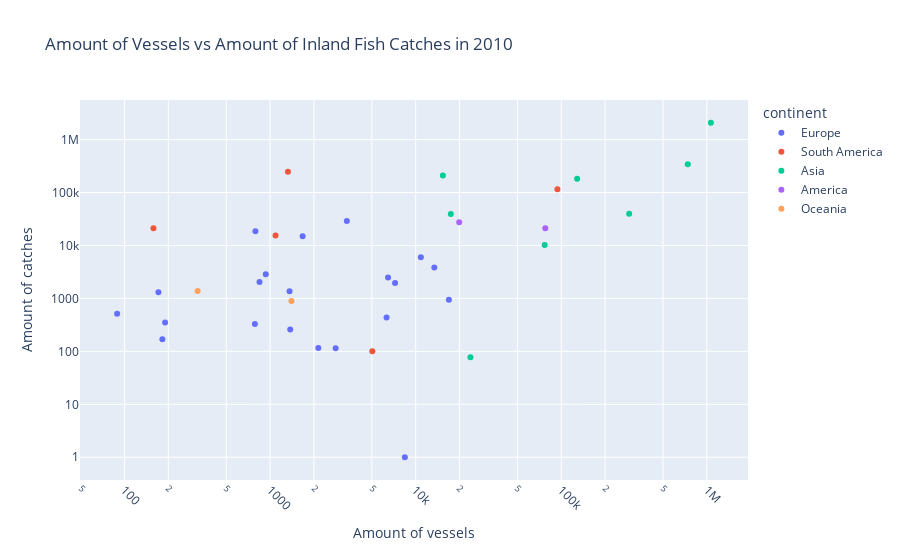

Notebook source saved alongside this figure:
### Markdown cell above
Jakob Scatter Plot:

### Code cell
# Functions:
# Function for Bar Chart
def create_casual_chart(data, title, year_filter):
    # set Filter to 2010
    filtered_Data = data[data['timePeriod'] == year_filter]

    # Scatter Plot using plotly.express
    fig = px.bar(filtered_Data, x='country', y='absolute_value', 
                    title=title,
                    labels={'Time_Period': 'Time Period (Years)', 'absolute_value': 'Amount of vessels'})
    # logahritmic scale:
    fig.update_yaxes(type='log')
    fig.update_layout(
        xaxis=dict(tickangle=45)  # Rotates x-axis labels by 45 degrees
    )
    # Show the plot
    fig.show()

# Determining continent:
def load_countries(file):
    with open(file, 'r') as file:
        countries = file.read().splitlines()
    return countries

def sort_Continent(countries):
    # Sorting Countries to Continents
    asia_list = load_countries('Scatter_Plot/asia.txt')
    europe_list = load_countries('Scatter_Plot/europe.txt')
    america_list = load_countries('Scatter_Plot/america.txt')
    australia_list = load_countries('Scatter_Plot/australia.txt')
    southAmerica_list = load_countries('Scatter_Plot/southAmerica.txt')
    continent = []
    for country in countries:
        if country in europe_list:
            continent.append('Europe')
        elif country in asia_list:
            continent.append('Asia')
        elif country in america_list:
            continent.append('America')
        elif country in australia_list:
            continent.append('Oceania')
        elif country in southAmerica_list:
            continent.append('South America')
        else:
            continent.append('Unknown')
    return continent


# INITIALIZING of CSV & DataFrames
FishBoats = pd.read_csv('Fish_Boote.csv')
FishInland = pd.read_csv('Fish_Inland.csv')

# FISH BOATS
# transfering mentionable values into lists
boat_referenceArea = FishBoats['Reference area'].tolist()
boat_timePeriod = FishBoats['TIME_PERIOD'].tolist()
boat_obsValue = FishBoats['OBS_VALUE'].tolist()

# Creating DataFrame
boat_Data = pd.DataFrame({
    'country': boat_referenceArea,
    'absolute_value': boat_obsValue,
    'timePeriod': boat_timePeriod
})

# FISH INLAND
# Transfering mentionable values into lists
inland_referenceArea = FishInland['Reference area'].tolist()
inland_timePeriod = FishInland['TIME_PERIOD'].tolist()
inland_obsValue = FishInland['OBS_VALUE'].tolist()

# Creating DataFrame
inland_Data = pd.DataFrame({
    'country': inland_referenceArea,
    'absolute_value': inland_obsValue,
    'timePeriod': inland_timePeriod
})


# FIRST Mixed Scatter Plot

# finding common countries & time:
common_countries = set(boat_Data['country']).intersection(inland_Data['country'])
common_time = set(boat_Data[boat_Data["country"].isin(common_countries)]['timePeriod']
                    ).intersection(inland_Data[inland_Data["country"].isin(common_countries)]['timePeriod'])

# Creating a full index of common countries and time periods
full_index = pd.MultiIndex.from_product(
    [common_countries, common_time], names=["country", "timePeriod"]
)

# Reindexing both datasets and filling missing values with 0
boat_Data_final = (
    boat_Data.set_index(["country", "timePeriod"])
    .reindex(full_index)
    .fillna(0)
    .reset_index()
)
inland_Data_final = (
    inland_Data.set_index(["country", "timePeriod"])
    .reindex(full_index)
    .fillna(0)
    .reset_index()
)

# Merging the two DataFrames
combined_data = pd.merge(
    boat_Data_final, 
    inland_Data_final, 
    on=["country", "timePeriod"], 
    suffixes=("_boat", "_inland")  # Add suffixes to distinguish columns
)

combined_data['continent'] = sort_Continent(combined_data['country'].tolist())

# Filter to 2010
combined_data_timefiltered = combined_data[combined_data['timePeriod'] == 2010]

 # Scatter Plot using plotly.express
fig = px.scatter(
    combined_data_timefiltered, 
    x='absolute_value_boat', 
    y='absolute_value_inland', 
    title="Amount of Vessels vs Amount of Inland Fish Catches in 2010",
    labels={'absolute_value_boat': 'Amount of vessels', 'absolute_value_inland': 'Amount of catches'},
    color='continent',
    hover_data={
        'continent': False,
        'country': True,  # Show the country name
        'timePeriod': False,  # Hide the time period
        'absolute_value_boat': True,  # Show boats value
        'absolute_value_inland': True  # Show inland value
    }
    )

# logahritmic scale:
fig.update_yaxes(type='log')
fig.update_xaxes(type='log')
fig.update_layout(
    xaxis=dict(tickangle=45)  # Rotates x-axis labels by 45 degrees
 )
# Show the plot
fig.show()



# Correlation Coefficient Matrix
correlation_data = pd.DataFrame({
    'absolute_value_boat': combined_data_timefiltered['absolute_value_boat'],
    'absolute_value_inland': combined_data_timefiltered['absolute_value_inland']
})
print(f"Correlation Coefficient: \n {correlation_data.corr()}")

### Figure 1 — Plotly figure (JSON) as saved in the notebook; plotly's stock layout.template omitted (floating-point values rounded to 4 significant figures)
{"data": [{"customdata": [["Europe", "Poland", 2010], ["Europe", "United Kingdom", 2010], ["Europe", "Sweden", 2010], ["Europe", "Norway", 2010], ["Europe", "Ireland", 2010], ["Europe", "Portugal", 2010], ["Europe", "Estonia", 2010], ["Europe", "Austria", 2010], ["Europe", "France", 2010], ["Europe", "Spain", 2010], ["Europe", "Slovenia", 2010], ["Europe", "Belgium", 2010], ["Europe", "Greece", 2010], ["Europe", "Germany", 2010], ["Europe", "Iceland", 2010], ["Europe", "Lithuania", 2010], ["Europe", "Latvia", 2010], ["Europe", "Netherlands", 2010], ["Europe", "Italy", 2010], ["Europe", "Denmark", 2010], ["Europe", "Finland", 2010]], "hovertemplate": "Amount of vessels=%{x}<br>Amount of catches=%{y}<br>country=%{customdata[1]}<extra></extra>", "legendgroup": "Europe", "marker": {"color": "#636efa", "symbol": "circle"}, "mode": "markers", "name": "Europe", "orientation": "v", "showlegend": true, "type": "scatter", "x": [793, 6460, 1360, 6310, 2144, 8425, 934, 190, 7216, 10855, 182, 89, 16913, 1673, 1375, 171, 786, 846, 13431, 2820, 3366], "xaxis": "x", "y": [18508, 2473, 1368, 437, 116, 1, 2869, 350, 1950, 6000, 169, 511, 940, 15010, 260, 1310, 329, 2051, 3852, 114, 28874], "yaxis": "y"}, {"customdata": [["South America", "Peru", 2010], ["South America", "Colombia", 2010], ["South America", "Costa Rica", 2010], ["South America", "Brazil", 2010], ["South America", "Argentina", 2010], ["South America", "Mexico", 2010], ["South America", "Chile", 2010]], "hovertemplate": "Amount of vessels=%{x}<br>Amount of catches=%{y}<br>country=%{customdata[1]}<extra></extra>", "legendgroup": "South America", "marker": {"color": "#EF553B", "symbol": "circle"}, "mode": "markers", "name": "South America", "orientation": "v", "showlegend": true, "type": "scatter", "x": [0, 158, 5035, 1326, 1090, 94111, 7815], "xaxis": "x", "y": [44368, 21049, 100, 248122, 15445, 115732, 0], "yaxis": "y"}, {"customdata": [["Asia", "Indonesia", 2010], ["Asia", "Thailand", 2010], ["Asia", "Japan", 2010], ["Asia", "China (People’s Republic of)", 2010], ["Asia", "Viet Nam", 2010], ["Asia", "Türkiye", 2010], ["Asia", "Chinese Taipei", 2010], ["Asia", "Korea", 2010]], "hovertemplate": "Amount of vessels=%{x}<br>Amount of catches=%{y}<br>country=%{customdata[1]}<extra></extra>", "legendgroup": "Asia", "marker": {"color": "#00cc96", "symbol": "circle"}, "mode": "markers", "name": "Asia", "orientation": "v", "showlegend": true, "type": "scatter", "x": [739932, 15381, 292822, 1065645, 128538, 17440, 23782, 76974], "xaxis": "x", "y": [341393, 209300, 39576, 2080560, 182655, 39479, 77, 10256], "yaxis": "y"}, {"customdata": [["America", "Canada", 2010], ["America", "United States", 2010]], "hovertemplate": "Amount of vessels=%{x}<br>Amount of catches=%{y}<br>country=%{customdata[1]}<extra></extra>", "legendgroup": "America", "marker": {"color": "#ab63fa", "symbol": "circle"}, "mode": "markers", "name": "America", "orientation": "v", "showlegend": true, "type": "scatter", "x": [19906, 77695], "xaxis": "x", "y": [27385, 21171], "yaxis": "y"}, {"customdata": [["Oceania", "New Zealand", 2010], ["Oceania", "Australia", 2010]], "hovertemplate": "Amount of vessels=%{x}<br>Amount of catches=%{y}<br>country=%{customdata[1]}<extra></extra>", "legendgroup": "Oceania", "marker": {"color": "#FFA15A", "symbol": "circle"}, "mode": "markers", "name": "Oceania", "orientation": "v", "showlegend": true, "type": "scatter", "x": [1401, 318], "xaxis": "x", "y": [892, 1376], "yaxis": "y"}], "layout": {"legend": {"title": {"text": "continent"}, "tracegroupgap": 0}, "title": {"text": "Amount of Vessels vs Amount of Inland Fish Catches in 2010"}, "xaxis": {"anchor": "y", "domain": [0, 1], "tickangle": 45, "title": {"text": "Amount of vessels"}, "type": "log"}, "yaxis": {"anchor": "x", "domain": [0, 1], "title": {"text": "Amount of catches"}, "type": "log"}}}
